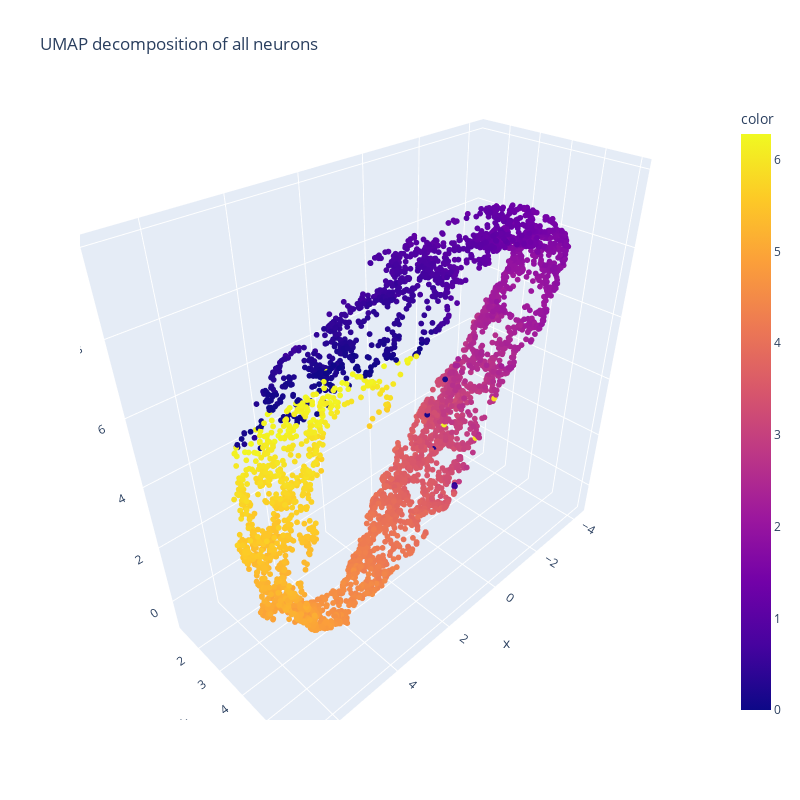

The cell this chart's notebook holds for it:
### Code cell
%%time

plot_interactive_umap(dat['sresp'], dat['istim'], 'UMAP decomposition of all neurons')

### Figure 1 — Plotly figure (JSON) as saved in the notebook; plotly's stock layout.template omitted (floating-point values rounded to 4 significant figures; data arrays with more than 128 entries replaced by an {"elided": "..."} marker saying what was removed)
{"data": [{"hovertemplate": "x=%{x}<br>y=%{y}<br>z=%{z}<br>color=%{marker.color}<extra></extra>", "legendgroup": "", "marker": {"color": {"elided": "4598 float values"}, "coloraxis": "coloraxis", "size": 2, "symbol": "circle"}, "mode": "markers", "name": "", "scene": "scene", "showlegend": false, "type": "scatter3d", "x": {"elided": "4598 float values"}, "y": {"elided": "4598 float values"}, "z": {"elided": "4598 float values"}}], "layout": {"coloraxis": {"colorbar": {"title": {"text": "color"}}, "colorscale": [[0, "#0d0887"], [0.1111, "#46039f"], [0.2222, "#7201a8"], [0.3333, "#9c179e"], [0.4444, "#bd3786"], [0.5556, "#d8576b"], [0.6667, "#ed7953"], [0.7778, "#fb9f3a"], [0.8889, "#fdca26"], [1, "#f0f921"]]}, "height": 800, "legend": {"tracegroupgap": 0}, "scene": {"domain": {"x": [0, 1], "y": [0, 1]}, "xaxis": {"title": {"text": "x"}}, "yaxis": {"title": {"text": "y"}}, "zaxis": {"title": {"text": "z"}}}, "title": {"text": "UMAP decomposition of all neurons"}, "width": 800}}
